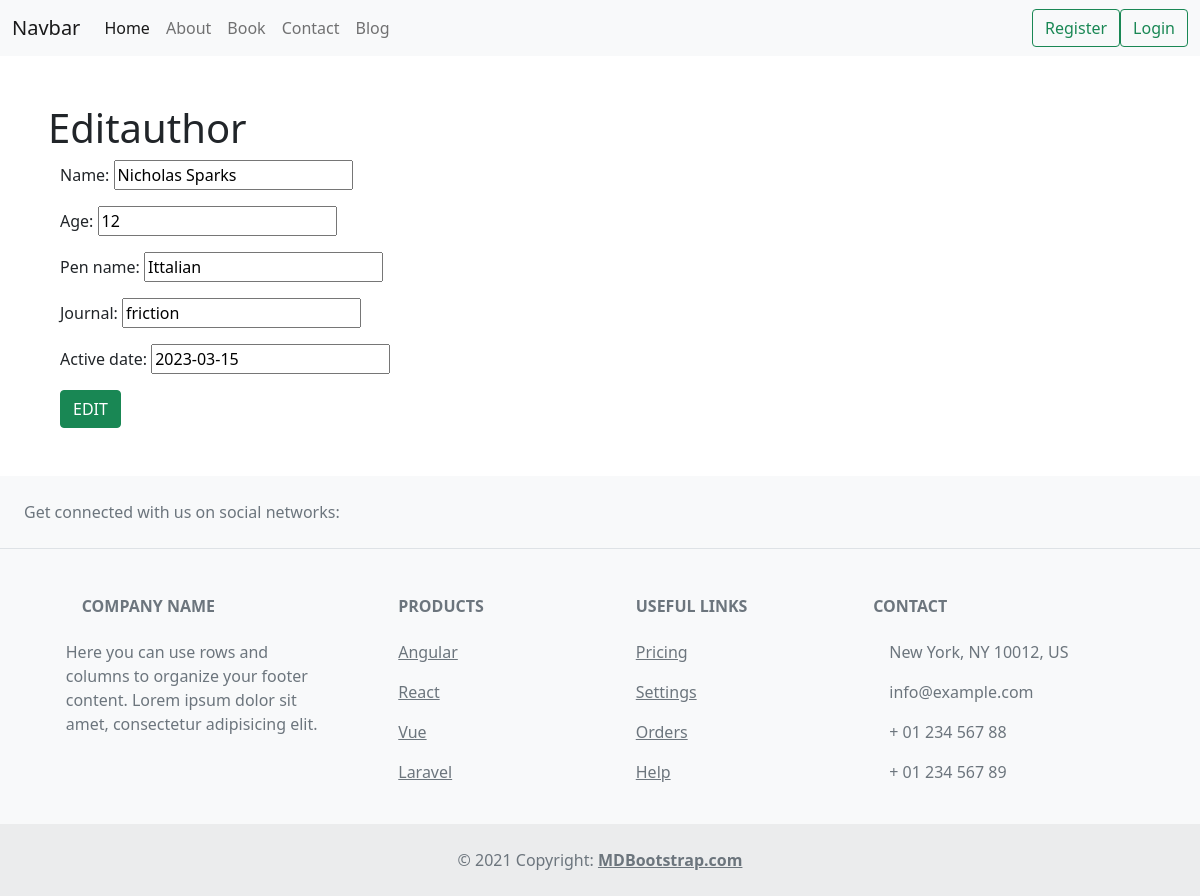
Screenshot of /editauthor/8/ with the database file from the repository.
### home/models.py (models this page shows, shortened)
class Author(models.Model):
    name = models.CharField(max_length=200)
    age = models.PositiveIntegerField()
    pen_name = models.CharField(max_length=200)
    journal = models.CharField(max_length=200)
    active_date = models.DateField()

### home/views.py (the view)
# urls.py: path('editauthor/<int:author_id>/', views.editauthor, name="editauthor"),
def editauthor(request, author_id):
    author = Author.objects.get(id=author_id)
    if request.method == 'POST':
        form = AuthorForm(instance=author)
        form = AuthorForm(request.POST, instance=author)
        if form.is_valid():
            form.save()
            return redirect('author')
    else:
        form = AuthorForm(instance=author)
    return  render(request, 'edit_author.html', {'form':form})

### home/forms.py
class AuthorForm(forms.ModelForm):
    class Meta:
        model = Author
        fields = '__all__'

### templates/edit_author.html (shortened to what this page needs)
{% extends 'base.html' %}
{% block content %}
<section class="m-5">
    <h1>Editauthor</h1>
    <div class="container">
        <form action="" method="POST">
            {{form.as_p}}
            <button type="submit" class="btn btn-success">EDIT</button>
        </form>
    </div>
</section>
{% endblock content %}

### rows the page displays
Author: name "Nicholas Sparks", age "12", pen_name "Ittalian", journal "friction", active_date "2023-03-15"
